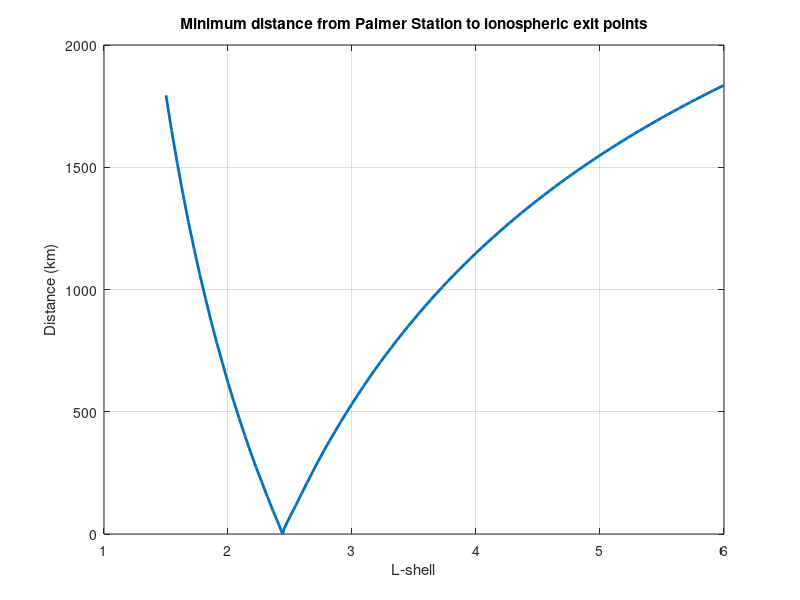

The MATLAB script that drew this image: (Note: this script raises an error after producing the figure.)
% Script to plot pre-calculated distances from Palmer to different l-shells

% By Daniel Golden (dgolden1 at stanford dot edu) February 25
% $Id$

close all;
clear;

load palmer_distances.mat

figure;
plot(l_shells, palmer_distances, 'LineWidth', 2);
grid on;
xlabel('L-shell');
ylabel('Distance (km)');
title('Minimum distance from Palmer Station to ionospheric exit points');
increase_font(gca);
